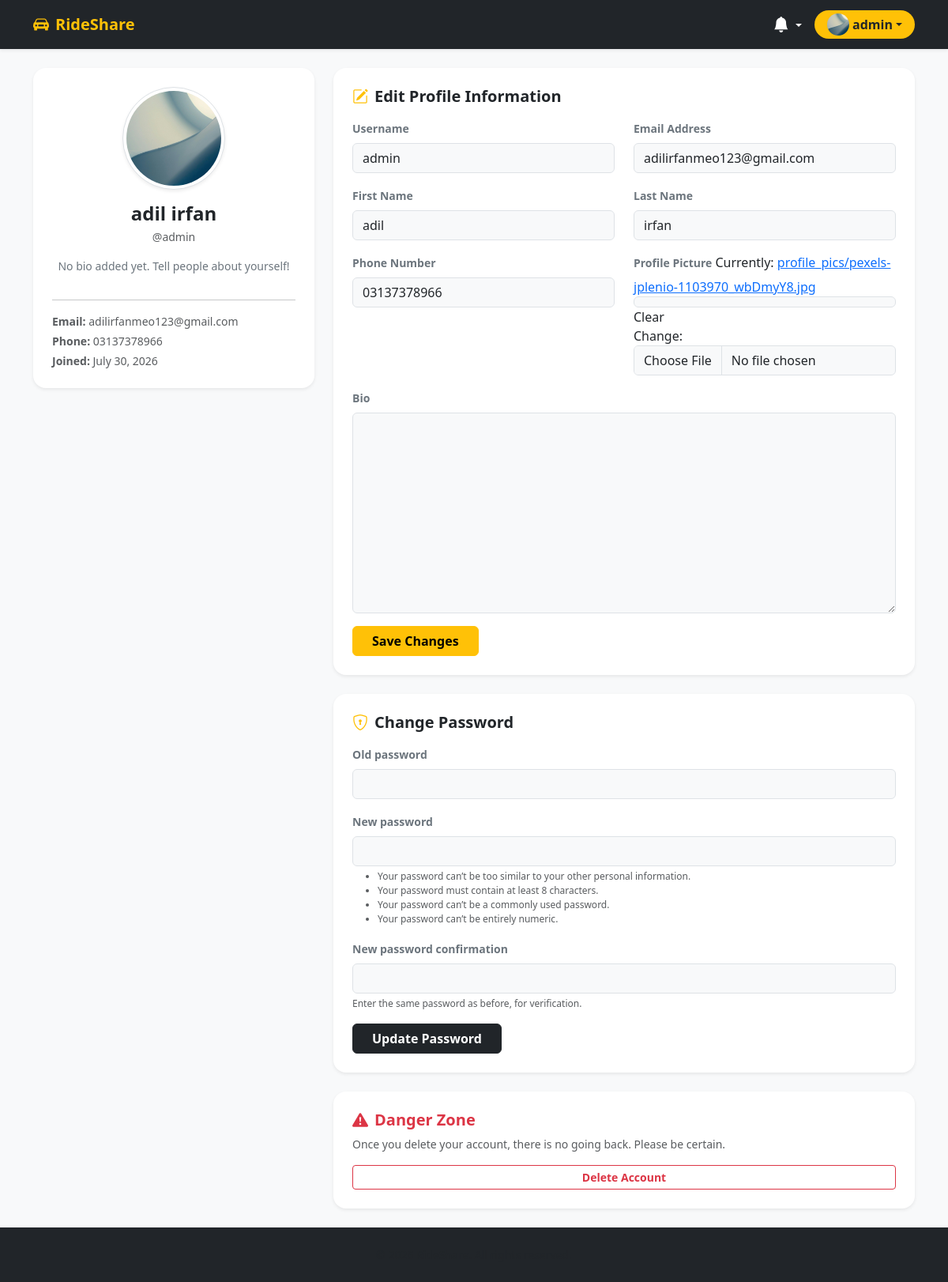
/profile/ (signed in), run on the app's committed database.
### projectApp/models.py (models this page shows, shortened)
class UserProfile(models.Model):
    user = models.OneToOneField(User, on_delete=models.CASCADE, related_name='profile')
    profile_picture = models.ImageField(upload_to='profile_pics/', blank=True, null=True)
    phone_number = models.CharField(max_length=15, blank=True, null=True)
    bio = models.TextField(blank=True, null=True)
    USER_ROLES = (
        ('passenger', 'Passenger'),
        ('driver', 'Driver'),
    )
    role = models.CharField(max_length=20, choices=USER_ROLES, default='passenger')

### projectApp/views.py (the view)
# urls.py: path('profile/', profile_view, name='profile'),
@login_required
def profile_view(request):
    profile, created = UserProfile.objects.get_or_create(user=request.user)
    if request.method == 'POST':
        if 'update_profile' in request.POST:
            user_form = UserUpdateForm(request.POST, instance=request.user)
            profile_form = ProfileUpdateForm(request.POST, request.FILES, instance=profile)
            if user_form.is_valid() and profile_form.is_valid():
                user_form.save()
                profile_form.save()
                messages.success(request, 'Your profile has been updated successfully!')
                return redirect('profile')
            else:
                messages.error(request, 'Please correct the errors below.')
        elif 'change_password' in request.POST:
            password_form = PasswordChangeForm(request.user, request.POST)
            if password_form.is_valid():
                user = password_form.save()
                update_session_auth_hash(request, user)  # Prevent user from being logged out
                messages.success(request, 'Your password was successfully updated!')
                return redirect('profile')
            else:
                messages.error(request, 'Please correct the password errors below.')
        elif 'delete_account' in request.POST:
            user = request.user
            logout(request)
            user.delete()
            messages.success(request, 'Your account has been permanently deleted.')
            return redirect('index')
    else:
        user_form = UserUpdateForm(instance=request.user)
        profile_form = ProfileUpdateForm(instance=profile)
        password_form = PasswordChangeForm(request.user)
    context = {
        'user_form': user_form,
        'profile_form': profile_form,
        'password_form': password_form,
        'profile': profile,
    }
    return render(request, 'profile.html', context)

### projectApp/forms.py
class UserUpdateForm(forms.ModelForm):
    email = forms.EmailField(required=True)
    class Meta:
        model = User
        fields = ['username', 'first_name', 'last_name', 'email']

class ProfileUpdateForm(forms.ModelForm):
    class Meta:
        model = UserProfile
        fields = ['profile_picture', 'phone_number', 'bio']

### projectApp/context_processors.py (called while the page is built)
def user_notifications(request):
    if request.user.is_authenticated:
        notifications_qs = Notification.objects.filter(recipient=request.user).order_by('-created_at')
        unread_count = notifications_qs.filter(is_read=False).count()
        notifications = notifications_qs[:10]
        return {
            'user_notifications': notifications,
            'unread_notifications_count': unread_count
        }
    return {}

### projectApp/templates/profile.html (shortened to what this page needs)
{% extends 'index.html' %}
{% block content %}
<div class="container py-4">
    <div class="row">
        <div class="col-lg-4 mb-4">
            <div class="card shadow-sm border-0 rounded-4 p-4 text-center bg-white">
                <div class="mb-3">
                    {% if profile.profile_picture %}
                    <img src="{{ profile.profile_picture.url }}" alt="Profile Picture" class="rounded-circle img-thumbnail shadow-sm" style="width: 130px; height: 130px; object-fit: cover;">
                    {% else %}
                        <div class="bg-secondary text-white rounded-circle d-inline-flex align-items-center justify-content-center shadow-sm" style="width: 130px; height: 130px; font-size: 3rem;">
                            <i class="bi bi-person"></i>
                        </div>
                    {% endif %}
                </div>
                <h4 class="fw-bold text-dark mb-1">{{ user.get_full_name|default:user.username }}</h4>
                <p class="text-muted small mb-3">@{{ user.username }}</p>
                <p class="text-secondary small">{{ user.userprofile.bio|default:"No bio added yet. Tell people about yourself!" }}</p>
                <hr>
                <div class="text-start small text-muted">
                    <p class="mb-1"><strong>Email:</strong> {{ user.email|default:"Not provided" }}</p>
                    <p class="mb-1"><strong>Phone:</strong> {{ profile.phone_number|default:"Not provided" }}</p>
                    <p class="mb-0"><strong>Joined:</strong> {{ user.date_joined|date:"F d, Y" }}</p>
                </div>
            </div>
        </div>
        <div class="col-lg-8">
            <div class="card shadow-sm border-0 rounded-4 p-4 bg-white mb-4">
                <h5 class="fw-bold text-dark mb-3"><i class="bi bi-pencil-square me-2 text-warning"></i>Edit Profile Information</h5>
                <form method="post" enctype="multipart/form-data">
                    <div class="row">
                        <div class="col-md-6 mb-3">
                            <label class="form-label small fw-semibold text-secondary">Username</label>
                            {{ user_form.username }}
                        </div>
                        <div class="col-md-6 mb-3">
                            <label class="form-label small fw-semibold text-secondary">Email Address</label>
                            {{ user_form.email }}
                        </div>
                        <div class="col-md-6 mb-3">
                            <label class="form-label small fw-semibold text-secondary">First Name</label>
                            {{ user_form.first_name }}
                        </div>
                        <div class="col-md-6 mb-3">
                            <label class="form-label small fw-semibold text-secondary">Last Name</label>
                            {{ user_form.last_name }}
                        </div>
                        <div class="col-md-6 mb-3">
                            <label class="form-label small fw-semibold text-secondary">Phone Number</label>
                            {{ profile_form.phone_number }}
                        </div>
                        <div class="col-md-6 mb-3">
                            <label class="form-label small fw-semibold text-secondary">Profile Picture</label>
                            {{ profile_form.profile_picture }}
                        </div>
                        <div class="col-12 mb-3">
                            <label class="form-label small fw-semibold text-secondary">Bio</label>
                            {{ profile_form.bio }}
                        </div>
                    </div>
                    <button type="submit" name="update_profile" class="btn btn-warning fw-semibold px-4">Save Changes</button>
                </form>
            </div>
            <div class="card shadow-sm border-0 rounded-4 p-4 bg-white mb-4">
                <h5 class="fw-bold text-dark mb-3"><i class="bi bi-shield-lock me-2 text-warning"></i>Change Password</h5>
                <form method="post">
                    {% for field in password_form %}
                        <div class="mb-3">
                            <label class="form-label small fw-semibold text-secondary">{{ field.label }}</label>
                            {{ field }}
                            {% if field.help_text %}
                                <div class="form-text text-muted" style="font-size: 0.75rem;">{{ field.help_text|safe }}</div>
                            {% endif %}
                        </div>
                    {% endfor %}
                    <button type="submit" name="change_password" class="btn btn-dark fw-semibold px-4">Update Password</button>
                </form>
            </div>
            <div class="card shadow-sm border-0 rounded-4 p-4 bg-white border-danger">
                <h5 class="fw-bold text-danger mb-2"><i class="bi bi-exclamation-triangle-fill me-2"></i>Danger Zone</h5>
                <p class="text-muted small mb-3">Once you delete your account, there is no going back. Please be certain.</p>
                <button type="button" class="btn btn-outline-danger fw-semibold btn-sm px-3" data-bs-toggle="modal" data-bs-target="#deleteModal">Delete Account</button>
            </div>
        </div>
    </div>
</div>
{% endblock %}

### projectApp/templates/base.html (shortened to what this page needs)
<!DOCTYPE html>
<html lang="en">
<head>
    <link href="https://cdn.jsdelivr.net/npm/bootstrap@5.3.0/dist/css/bootstrap.min.css" rel="stylesheet">
    <link rel="stylesheet" href="https://cdn.jsdelivr.net/npm/bootstrap-icons@1.10.5/font/bootstrap-icons.css">
    {% block extra_css %}{% endblock %}
</head>
<body class="bg-light d-flex flex-column min-vh-100">
    <nav class="navbar navbar-expand-lg navbar-dark bg-dark shadow-sm sticky-top">
        <div class="container">
            <a class="navbar-brand fw-bold text-warning" href="{% url 'index' %}">
                <i class="bi bi-car-front-fill me-2"></i>RideShare
            </a>
            <div class="collapse navbar-collapse" id="navbarNav">
                <ul class="navbar-nav ms-auto align-items-center gap-2">
                    {% if user.is_authenticated %}
                    <li class="nav-item dropdown">
                        <a class="nav-link position-relative text-white dropdown-toggle hidden-arrow px-2" href="#" id="notificationDropdown" role="button" data-bs-toggle="dropdown" aria-expanded="false">
                            <i class="bi bi-bell-fill fs-5"></i>
                        </a>
                    </li>
                    {% endif %}
                    <li class="nav-item">
                        {% if user.is_authenticated %}
                            <div class="dropdown">
                                <a class="btn dropdown-toggle d-flex align-items-center bg-warning text-dark border-0 rounded-pill px-3 py-1 fw-semibold" href="#" role="button" data-bs-toggle="dropdown">
                                    {% if user.profile.profile_picture %}
                                        <img src="{{ user.profile.profile_picture.url }}" alt="Profile" class="rounded-circle me-1" style="width: 28px; height: 28px; object-fit: cover;">
                                    {% else %}
                                        <i class="bi bi-person-circle fs-5 me-1"></i>
                                    {% endif %}
                                    <span>{{ user.username }}</span>
                                </a>
                            </div>
                        {% endif %}
                    </li>
                </ul>
            </div>
        </div>
    </nav>
    <main class="flex-grow-1">
        {% block content %}{% endblock %}
    </main>
    <footer class="bg-dark text-white text-center py-4 mt-auto">
        <div class="container">
            <p class="mb-0 text-muted small">&copy; 2026 RideShare. All rights reserved.</p>
        </div>
    </footer>
</body>
</html>

### data on the page
UserProfile: profile_picture (picture), phone_number "03137378966"

### other printed values
{{ user.username }} "admin"
{{ user.get_full_name|default:user.username }} "adil irfan"
{{ user.email|default:"Not provided" }} "adilirfanmeo123@gmail.com"
{{ user.date_joined|date:"F d, Y" }} "July 30, 2026"
{{ field.label }} "Old password" "New password" "New password confirmation"
{{ field.help_text|safe }} "Enter the same password as before, for verification."
